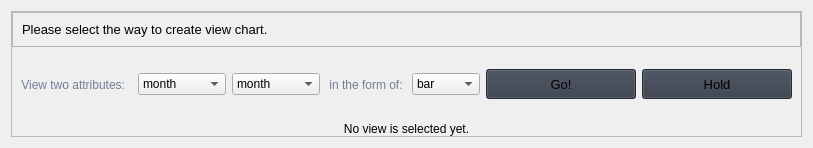
                     <widget class="QWidget" name="chart_page">
                      <layout class="QVBoxLayout" name="verticalLayout_22">
                       <item>
                        <widget class="QFrame" name="row_2">
                         <property name="frameShape">
                          <enum>QFrame::StyledPanel</enum>
                         </property>
                         <property name="frameShadow">
                          <enum>QFrame::Raised</enum>
                         </property>
                         <layout class="QVBoxLayout" name="verticalLayout_19">
                          <property name="spacing">
                           <number>0</number>
                          </property>
                          <property name="leftMargin">
                           <number>0</number>
                          </property>
                          <property name="topMargin">
                           <number>0</number>
                          </property>
                          <property name="rightMargin">
                           <number>0</number>
                          </property>
                          <property name="bottomMargin">
                           <number>0</number>
                          </property>
                          <item>
                           <widget class="QFrame" name="frame_div_content_2">
                            <property name="minimumSize">
                             <size>
                              <width>0</width>
                              <height>110</height>
                             </size>
                            </property>
                            <property name="maximumSize">
                             <size>
                              <width>16777215</width>
                              <height>110</height>
                             </size>
                            </property>
                            <property name="frameShape">
                             <enum>QFrame::NoFrame</enum>
                            </property>
                            <property name="frameShadow">
                             <enum>QFrame::Raised</enum>
                            </property>
                            <layout class="QVBoxLayout" name="verticalLayout_20">
                             <property name="spacing">
                              <number>0</number>
                             </property>
                             <property name="leftMargin">
                              <number>0</number>
                             </property>
                             <property name="topMargin">
                              <number>0</number>
                             </property>
                             <property name="rightMargin">
                              <number>0</number>
                             </property>
                             <property name="bottomMargin">
                              <number>0</number>
                             </property>
                             <item>
                              <widget class="QFrame" name="frame_title_wid_2">
                               <property name="maximumSize">
                                <size>
                                 <width>16777215</width>
                                 <height>35</height>
                                </size>
                               </property>
                               <property name="frameShape">
                                <enum>QFrame::StyledPanel</enum>
                               </property>
                               <property name="frameShadow">
                                <enum>QFrame::Raised</enum>
                               </property>
                               <layout class="QVBoxLayout" name="verticalLayout_21">
                                <item>
                                 <widget class="QLabel" name="labelBoxBlenderInstalation_2">
                                  <property name="font">
                                   <font>
                                    <family>Segoe UI</family>
                                    <pointsize>10</pointsize>
                                    <italic>false</italic>
                                    <bold>false</bold>
                                   </font>
                                  </property>
                                  <property name="styleSheet">
                                   <string notr="true"/>
                                  </property>
                                  <property name="text">
                                   <string>Please select the way to create view chart.</string>
                                  </property>
                                 </widget>
                                </item>
                               </layout>
                              </widget>
                             </item>
                             <item>
                              <widget class="QFrame" name="frame_content_wid_2">
                               <property name="frameShape">
                                <enum>QFrame::NoFrame</enum>
                               </property>
                               <property name="frameShadow">
                                <enum>QFrame::Raised</enum>
                               </property>
                               <layout class="QHBoxLayout" name="horizontalLayout_7">
                                <item>
                                 <widget class="QLabel" name="labelVersion_4">
                                  <property name="styleSheet">
                                   <string notr="true">color: rgb(113, 126, 149);</string>
                                  </property>
                                  <property name="lineWidth">
                                   <number>1</number>
                                  </property>
                                  <property name="text">
                                   <string>View two attributes:  </string>
                                  </property>
                                  <property name="alignment">
                                   <set>Qt::AlignCenter</set>
                                  </property>
                                 </widget>
                                </item>
                                <item>
                                 <widget class="QComboBox" name="comboBox">
                                  <property name="toolTip">
                                   <string/>
                                  </property>
                                  <item>
                                   <property name="text">
                                    <string>month</string>
                                   </property>
                                  </item>
                                  <item>
                                   <property name="text">
                                    <string>visitor type</string>
                                   </property>
                                  </item>
                                 </widget>
                                </item>
                                <item>
                                 <widget class="QComboBox" name="comboBox_3">
                                  <property name="toolTip">
                                   <string/>
                                  </property>
                                  <item>
                                   <property name="text">
                                    <string>month</string>
                                   </property>
                                  </item>
                                  <item>
                                   <property name="text">
                                    <string>visitor type</string>
                                   </property>
                                  </item>
                                 </widget>
                                </item>
                                <item>
                                 <widget class="QLabel" name="labelVersion_5">
                                  <property name="styleSheet">
                                   <string notr="true">color: rgb(113, 126, 149);</string>
                                  </property>
                                  <property name="lineWidth">
                                   <number>1</number>
                                  </property>
                                  <property name="text">
                                   <string> in the form of: </string>
                                  </property>
                                  <property name="alignment">
                                   <set>Qt::AlignCenter</set>
                                  </property>
                                 </widget>
                                </item>
                                <item>
                                 <widget class="QComboBox" name="comboBox_2">
                                  <item>
                                   <property name="text">
                                    <string>bar</string>
                                   </property>
                                  </item>
                                  <item>
                                   <property name="text">
                                    <string>pie</string>
                                   </property>
                                  </item>
                                  <item>
                                   <property name="text">
                                    <string>Scatter</string>
                                   </property>
                                  </item>
                                 </widget>
                                </item>
                                <item>
                                 <widget class="QPushButton" name="btn_analysize_2">
                                  <property name="minimumSize">
                                   <size>
                                    <width>150</width>
                                    <height>30</height>
                                   </size>
                                  </property>
                                  <property name="font">
                                   <font>
                                    <family>Segoe UI</family>
                                    <pointsize>10</pointsize>
                                    <italic>false</italic>
                                    <bold>false</bold>
                                   </font>
                                  </property>
                                  <property name="cursor">
                                   <cursorShape>PointingHandCursor</cursorShape>
                                  </property>
                                  <property name="styleSheet">
                                   <string notr="true">background-color: rgb(52, 59, 72);</string>
                                  </property>
                                  <property name="text">
                                   <string>Go!</string>
                                  </property>
                                  <property name="icon">
                                   <iconset resource="../../../../../../repos/py/Modern_GUI_PyDracula_PySide6_or_PyQt6-master/resources.qrc">
                                    <normaloff>:/icons/images/icons/cil-chart.png</normaloff>:/icons/images/icons/cil-chart.png</iconset>
                                  </property>
                                 </widget>
                                </item>
                                <item>
                                 <widget class="QPushButton" name="btn_analysize_3">
                                  <property name="minimumSize">
                                   <size>
                                    <width>150</width>
                                    <height>30</height>
                                   </size>
                                  </property>
                                  <property name="font">
                                   <font>
                                    <family>Segoe UI</family>
                                    <pointsize>10</pointsize>
                                    <italic>false</italic>
                                    <bold>false</bold>
                                   </font>
                                  </property>
                                  <property name="cursor">
                                   <cursorShape>PointingHandCursor</cursorShape>
                                  </property>
                                  <property name="styleSheet">
                                   <string notr="true">background-color: rgb(52, 59, 72);</string>
                                  </property>
                                  <property name="text">
                                   <string>Hold</string>
                                  </property>
                                  <property name="icon">
                                   <iconset resource="../../../../../../repos/py/Modern_GUI_PyDracula_PySide6_or_PyQt6-master/resources.qrc">
                                    <normaloff>:/icons/images/icons/cil-camera.png</normaloff>:/icons/images/icons/cil-camera.png</iconset>
                                  </property>
                                 </widget>
                                </item>
                               </layout>
                              </widget>
                             </item>
                            </layout>
                           </widget>
                          </item>
                          <item>
                           <widget class="QLabel" name="label">
                            <property name="text">
                             <string>No view is selected yet.</string>
                            </property>
                            <property name="alignment">
                             <set>Qt::AlignCenter</set>
                            </property>
                           </widget>
                          </item>
                         </layout>
                        </widget>
                       </item>
                      </layout>
                     </widget>
